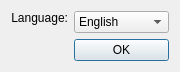
<?xml version="1.0" encoding="UTF-8"?>
<ui version="4.0">
 <class>LanguageChoice</class>
 <widget class="QDialog" name="LanguageChoice">
  <property name="geometry">
   <rect>
    <x>0</x>
    <y>0</y>
    <width>180</width>
    <height>71</height>
   </rect>
  </property>
  <property name="windowTitle">
   <string>Select Language</string>
  </property>
  <layout class="QGridLayout" name="gridLayout">
   <item row="0" column="0">
    <layout class="QHBoxLayout" name="horizontalLayout" stretch="1,2">
     <item>
      <widget class="QLabel" name="label">
       <property name="text">
        <string>Language:</string>
       </property>
       <property name="alignment">
        <set>Qt::AlignRight|Qt::AlignTop|Qt::AlignTrailing</set>
       </property>
      </widget>
     </item>
     <item>
      <layout class="QVBoxLayout" name="verticalLayout">
       <item>
        <widget class="QComboBox" name="comboBox">
         <item>
          <property name="text">
           <string>English</string>
          </property>
         </item>
         <item>
          <property name="text">
           <string>Chinese</string>
          </property>
         </item>
        </widget>
       </item>
       <item>
        <widget class="QPushButton" name="OkButton">
         <property name="text">
          <string>OK</string>
         </property>
        </widget>
       </item>
      </layout>
     </item>
    </layout>
   </item>
  </layout>
 </widget>
 <resources/>
 <connections/>
</ui>
